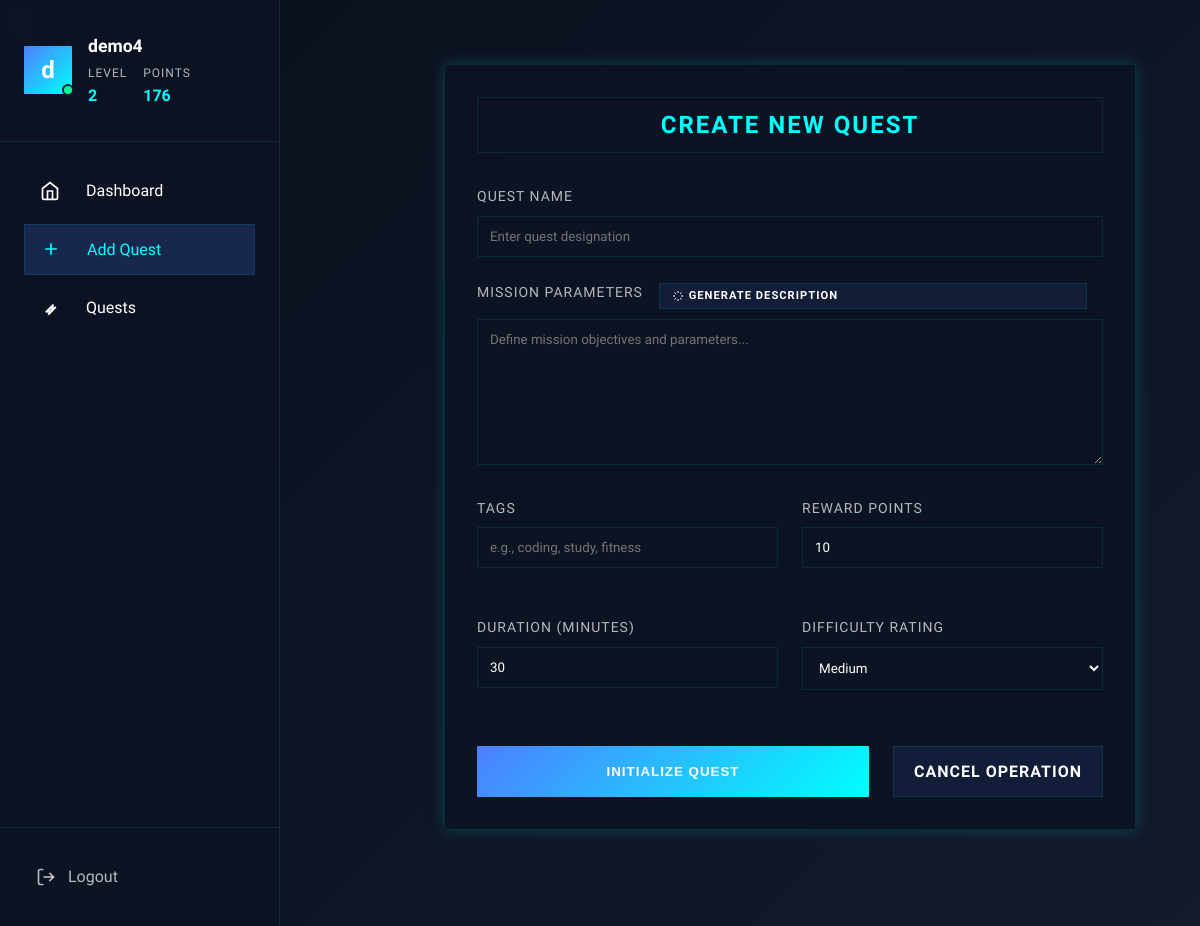
/add_quest (signed in), run on the app's committed database.
### app.py (models this page shows, shortened)
class User(db.Model):
    id = db.Column(db.Integer, primary_key=True)
    username = db.Column(db.String(80), unique=True, nullable=False)
    password_hash = db.Column(db.String(120), nullable=False)
    points = db.Column(db.Integer, default=0)
    level = db.Column(db.Integer, default=1)
    quests = db.relationship('Quest', backref='user', lazy=True)
    streak = db.Column(db.Integer, default=0)
    last_completed_date = db.Column(db.DateTime, nullable=True)
    points_this_week = db.Column(db.Integer, default=0)
    achievements = db.Column(db.Text, default="")
    daily_quests = db.relationship('DailyQuestAssignment', backref='user', lazy=True)
    last_daily_quest_date = db.Column(db.Date, nullable=True)
    ACHIEVEMENTS = {
            'WEEK_WARRIOR': {
                'id': 'WEEK_WARRIOR',
                'name': '100 Points This Week!',
                'condition': lambda user: user.points_this_week >= 100
            },
            'STREAK_MASTER': {
                'id': 'STREAK_MASTER',
                'name': '7-Day Streak Achieved!',
                'condition': lambda user: user.streak >= 7
            },
            'LEVEL_MASTER': {
                'id': 'LEVEL_MASTER',
                'name': 'Level Master!',
                'condition': lambda user: user.points >= 1000
            },
            'POINTS_PRODIGY': {
                'id': 'POINTS_PRODIGY',
                'name': '500 Points in Total!',
                'condition': lambda user: user.points >= 500
            },
            'WEEK_CHAMPION': {
                'id': 'WEEK_CHAMPION',
                'name': '200 Points This Week!',
                'condition': lambda user: user.points_this_week >= 200
            },
            'STREAK_LEGEND': {
                'id': 'STREAK_LEGEND',
                'name': '14-Day Streak!',
                'condition': lambda user: user.streak >= 14
            },
            'MONTHLY_GRINDER': {
                'id': 'MONTHLY_GRINDER',
                'name': '300 Points in Four Weeks!',
                'condition': lambda user: user.points_this_week >= 300  # Sum up points_this_week over four weeks
            },
            'STREAK_MARATHONER': {
                'id': 'STREAK_MARATHONER',
                'name': '30-Day Streak!',
                'condition': lambda user: user.streak >= 30
            },
            'HALFWAY_HERO': {
                'id': 'HALFWAY_HERO',
                'name': 'Reach Halfway to 1000 Points!',
                'condition': lambda user: user.points >= 500
            },
            'STREAK_STARTER': {
                'id': 'STREAK_STARTER',
                'name': 'First 3-Day Streak!',
                'condition': lambda user: user.streak >= 3
            },
            'WEEK_CONTRIBUTOR': {
                'id': 'WEEK_CONTRIBUTOR',
                'name': '50 Points This Week!',
                'condition': lambda user: user.points_this_week >= 50
            },
            'LIFELONG_LEARNER': {
                'id': 'LIFELONG_LEARNER',
                'name': '2000 Total Points!',
                'condition': lambda user: user.points >= 2000
            }
        }

### app.py (the view, shortened to what this page needs)
@app.route('/add_quest', methods=['GET', 'POST'])
def add_quest():
    if 'user_id' not in session:
        return redirect(url_for('login'))
    user = User.query.get_or_404(session['user_id'])
    return render_template('add_quest.html', user=user)

### templates/add_quest.html (shortened to what this page needs)
{% extends "base.html" %}
{% block content %}
<div class="content">
    <div class="form-container">
        <div class="quest-header">
            <h2>Create New Quest</h2>
        </div>
        <form action="{{ url_for('add_quest') }}" method="POST" class="quest-form">
            <div class="form-group">
                <label for="name">Quest Name</label>
                <input type="text"
                       id="name"
                       name="name"
                       required
                       placeholder="Enter quest designation">
            </div>
            <div class="form-group">
                <div class="description-header">
                    <label for="description">Mission Parameters</label>
                    <button type="button"
                            class="btn-secondary suggest-btn"
                            onclick="generateSuggestedDescription()">
                        <svg xmlns="http://www.w3.org/2000/svg" viewBox="0 0 24 24" fill="none" stroke="currentColor">
                            <path d="M12 2v4m0 12v4M4.93 4.93l2.83 2.83m8.48 8.48l2.83 2.83M2 12h4m12 0h4M4.93 19.07l2.83-2.83m8.48-8.48l2.83-2.83"/>
                        </svg>
                        Generate Description
                    </button>
                </div>
                <textarea id="description"
                          name="description"
                          rows="8"
                          placeholder="Define mission objectives and parameters..."></textarea>
            </div>
            <div class="stats-row">
                <div class="form-group">
                    <label for="tags">Tags</label>
                    <div class="tags-input-container">
                        <input type="text"
                            name="tags[]"
                            id="tags-input"
                            placeholder="e.g., coding, study, fitness"
                            class="form-input" multiple>
                    </div>
                </div>
                <div class="form-group">
                    <label for="reward">Reward Points</label>
                    <input type="number"
                           id="reward"
                           name="reward"
                           required
                           min="1"
                           value="10"
                           placeholder="Enter reward value">
                </div>
                <div class="form-group">
                    <label for="duration">Duration (minutes)</label>
                    <input type="number"
                        id="duration"
                        name="duration"
                        value="30"
                        required
                        min="1"
                        class="form-input">
                </div>
                <div class="form-group">
                    <label for="difficulty">Difficulty Rating</label>
                    <select id="difficulty" name="difficulty">
                        <option value="Medium" selected>Medium</option>
                    </select>
                </div>
            </div>
            <div class="form-actions">
                <button type="submit" class="btn-primary">Initialize Quest</button>
                <a href="{{ url_for('dashboard') }}" class="btn-secondary">Cancel Operation</a>
            </div>
        </form>
    </div>
</div>
{% endblock %}

### templates/base.html (shortened to what this page needs)
    <!DOCTYPE html>
    <html lang="en">
    <head>
        <link rel="stylesheet" href="{{ url_for('static', filename='base.css') }}">
        <link rel="stylesheet" href="{{ url_for('static', filename='dashboard.css') }}">
        <link rel="stylesheet" href="{{ url_for('static', filename='quests.css') }}">
        <link rel="stylesheet" href="{{ url_for('static', filename='add_quests.css') }}">
    </head>
    <body>
        <div class="app-container">
            <button class="nav-toggle" id="nav-toggle" aria-label="Toggle navigation">
            </button>
            <aside class="sidebar" id="sidebar">
                <div class="sidebar-header">
                    <div class="user-profile">
                        <div class="avatar">
                            <span>{{ user.username[0] }}</span>
                            <div class="avatar-status"></div>
                        </div>
                        <div class="user-info">
                            <h3 class="username">{{ user.username }}</h3>
                            <div class="user-stats">
                                <div class="stat">
                                    <span class="label">Level</span>
                                    <span class="value">{{ user.level }}</span>
                                </div>
                                <div class="stat">
                                    <span class="label">Points</span>
                                    <span class="value">{{ user.points }}</span>
                                </div>
                            </div>
                        </div>
                    </div>
                </div>
                <nav class="sidebar-nav">
                    <ul class="nav-list">
                        <li class="nav-item">
                            <a href="{{ url_for('dashboard') }}" class="nav-link {% if request.endpoint == 'dashboard' %}active{% endif %}">
                                <svg xmlns="http://www.w3.org/2000/svg" viewBox="0 0 24 24" fill="none" stroke="currentColor" stroke-width="2">
                                    <path d="M3 9l9-7 9 7v11a2 2 0 0 1-2 2H5a2 2 0 0 1-2-2z"/>
                                    <polyline points="9 22 9 12 15 12 15 22"/>
                                </svg>
                                <span>Dashboard</span>
                            </a>
                        </li>
                        <li class="nav-item">
                            <a href="{{ url_for('add_quest') }}" class="nav-link {% if request.endpoint == 'add_quest' %}active{% endif %}">
                                <svg xmlns="http://www.w3.org/2000/svg" viewBox="0 0 24 24" fill="none" stroke="currentColor" stroke-width="2">
                                    <path d="M12 5v14M5 12h14"/>
                                </svg>
                                <span>Add Quest</span>
                            </a>
                        </li>
                        <li class="nav-item">
                            <a href="{{ url_for('quests') }}" class="nav-link {% if request.endpoint == 'quests' %}active{% endif %}">
                                <svg xmlns="http://www.w3.org/2000/svg" viewBox="0 0 24 24" fill="none" stroke="currentColor" stroke-width="2">
                                    <path d="M12 15l-2 5l9-9l-5 2l2-5l-9 9l5-2z"/>
                                </svg>
                                <span>Quests</span>
                            </a>
                        </li>
                    </ul>
                </nav>
                <div class="sidebar-footer">
                    <a href="{{ url_for('logout') }}" class="logout-link">
                        <svg xmlns="http://www.w3.org/2000/svg" viewBox="0 0 24 24" fill="none" stroke="currentColor" stroke-width="2">
                            <path d="M9 21H5a2 2 0 0 1-2-2V5a2 2 0 0 1 2-2h4"/>
                            <polyline points="16 17 21 12 16 7"/>
                            <line x1="21" y1="12" x2="9" y2="12"/>
                        </svg>
                        <span>Logout</span>
                    </a>
                </div>
            </aside>
            <main class="main-content" id="main-content">
                <div class="content-wrapper">
                    {% block content %}{% endblock %}
                </div>
            </main>
        </div>
    </body>
    </html>

### static/base.css (style rules this page uses)
:root { --primary-color: #4d7fff; --secondary-color: #00ffff; --background-color: #0a0f1c; --sidebar-bg: rgba(13, 20, 35, 0.95); --content-bg: rgba(13, 20, 35, 0.75); --text-primary: #ffffff; --text-secondary: rgba(255, 255, 255, 0.7); --border-color: rgba(0, 255, 255, 0.1); --border-glow: 0 0 15px rgba(0, 255, 255, 0.2); --success-color: #00ff99; --warning-color: #ffaa00; --danger-color: #ff4444; --transition: all 0.3s ease; }
* { margin: 0; padding: 0; box-sizing: border-box; }
body { font-family: 'Rajdhani', sans-serif; background: linear-gradient(135deg, var(--background-color), #121a2c); color: var(--text-primary); line-height: 1.6; min-height: 100vh; overflow-x: hidden; }
body { margin: 0; font-family: 'Rajdhani', sans-serif; background-color: #0a0f1c; color: #fff; }
.app-container { display: flex; min-height: 100vh; }
.app-container { display: flex; flex-direction: row; height: 100vh; overflow: hidden; }
.sidebar { width: 250px; background-color: #111827; transition: transform 0.3s ease; position: fixed; top: 0; left: 0; height: 100%; z-index: 20; }
.sidebar { width: 280px; background: var(--sidebar-bg); border-right: 1px solid var(--border-color); display: flex; flex-direction: column; backdrop-filter: blur(10px); transition: var(--transition); z-index: 1000; position: fixed; height: 100vh; left: 0; top: 0; }
.sidebar-header { padding: 2rem 1.5rem; border-bottom: 1px solid var(--border-color); }
.nav-toggle { background: none; border: none; color: #fff; font-size: 1.5rem; position: fixed; z-index: 20; top: 10px; left: 10px; cursor: pointer; }
.main-content { flex: 1; padding: 20px; overflow-y: auto; }
.nav-list { list-style: none; padding: 0; margin: 0; }
.nav-link { display: flex; align-items: center; padding: 10px 15px; color: #fff; text-decoration: none; transition: background 0.3s; }
.nav-link.active, .nav-link:hover { background-color: #1e293b; }
.nav-link svg { margin-right: 10px; }
.sidebar-nav { flex: 1; padding: 1.5rem; }
.nav-list { list-style: none; }
.nav-item { margin-bottom: 0.5rem; }
.nav-link { display: flex; align-items: center; gap: 1rem; padding: 0.75rem 1rem; color: var(--text-primary); text-decoration: none; border-radius: 1px; transition: var(--transition); }
.nav-link svg { width: 20px; height: 20px; stroke: currentColor; }
.nav-link.active { background: rgba(77, 127, 255, 0.2); color: var(--secondary-color); border: 1px solid var(--border-color); }
.sidebar-footer { padding: 1.5rem; border-top: 1px solid var(--border-color); }
.logout-link { display: flex; align-items: center; gap: 0.75rem; color: var(--text-secondary); text-decoration: none; padding: 0.75rem; border-radius: 1px; transition: var(--transition); }
.logout-link svg { width: 20px; height: 20px; stroke: currentColor; }
.main-content { flex: 1; margin-left: 280px; padding: 2rem; transition: var(--transition); }
.content-wrapper { max-width: 1400px; margin: 0 auto; }
.user-profile { display: flex; align-items: center; gap: 1rem; }
.avatar { width: 48px; height: 48px; background: linear-gradient(135deg, var(--primary-color), var(--secondary-color)); border-radius: 1px; display: flex; align-items: center; justify-content: center; font-size: 1.5rem; font-weight: 600; position: relative; }
.avatar-status { position: absolute; bottom: -2px; right: -2px; width: 12px; height: 12px; background: var(--success-color); border: 2px solid var(--sidebar-bg); border-radius: 50%; }
.user-info { flex: 1; }
.username { font-size: 1.1rem; font-weight: 600; margin-bottom: 0.25rem; }
.user-stats { display: flex; gap: 1rem; }
.stat { display: flex; flex-direction: column; }
.stat .label { font-size: 0.75rem; color: var(--text-secondary); text-transform: uppercase; letter-spacing: 1px; }
.stat .value { font-size: 1rem; font-weight: 600; color: var(--secondary-color); }

### data on the page
User: username "d", username "demo4", level "2", points "176"
